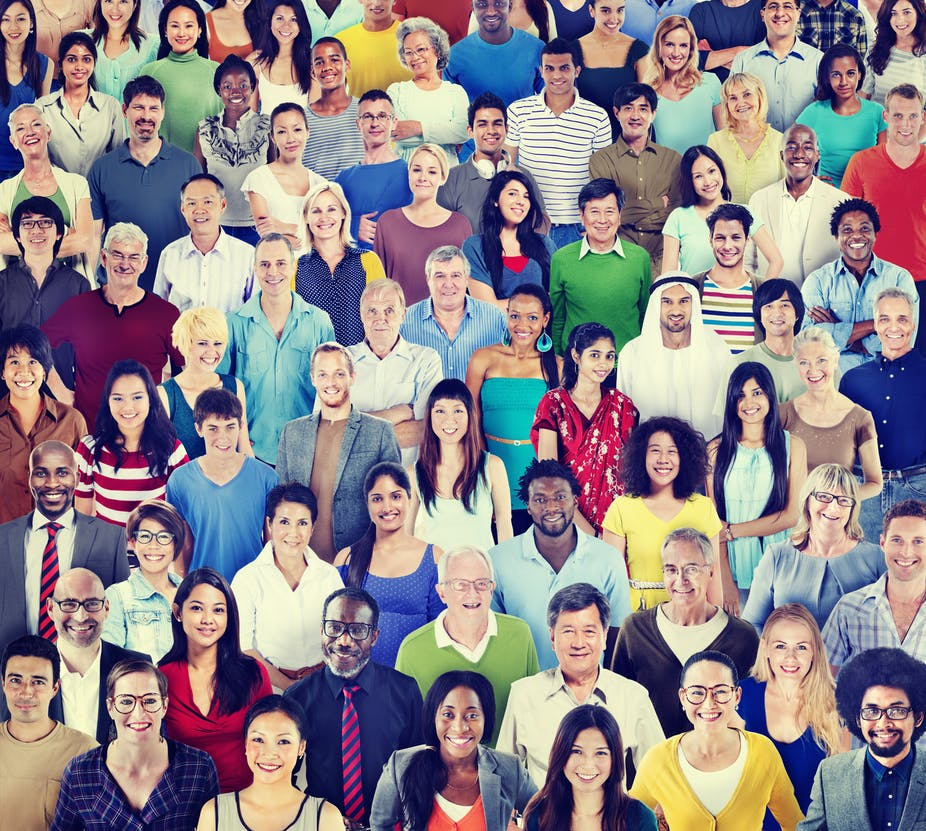
#> input picture humans.jpg, 926 x 831 px
$ python FaceHumans.py
#> lines starting #> are read from the running program, lines starting #| are printed output that depends on the picture; after the words box and inside, x2 and y2 are one past the last pixel; in counts of white or black regions, pixels touching at a corner belong together
import cv2

img = cv2.imread("humans.jpg")
#> img is the input picture: shape (831, 926, 3); mean B, G, R 137.1, 132.6, 143.1
gray = cv2.cvtColor(img, cv2.COLOR_BGR2GRAY)
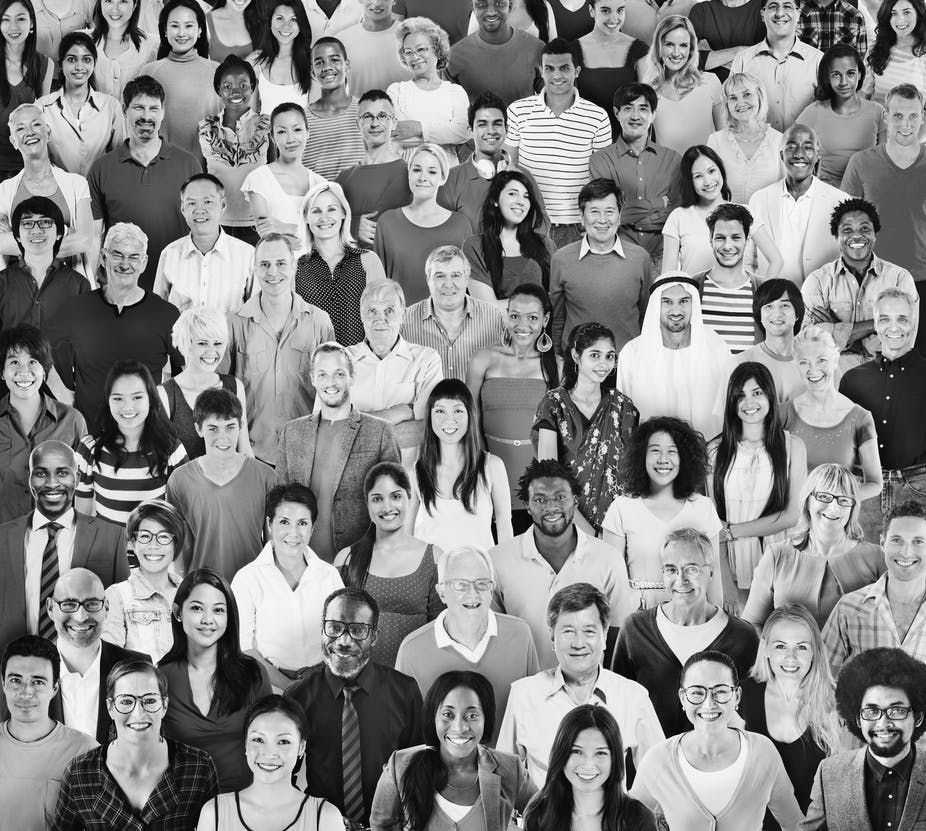
#> gray: shape (831, 926); min 1, max 255, mean 136.2

humanface_cascade = cv2.CascadeClassifier(cv2.data.haarcascades + 'haarcascade_frontalface_alt.xml')

human = humanface_cascade.detectMultiScale(gray, scaleFactor=1.07,minNeighbors=3)
#> human = 62 rows, first 6: [267, 6, 37, 37], [160, 9, 44, 44], [469, 107, 43, 43], [656, 29, 42, 42], [822, 57, 44, 44], [499, 180, 39, 39]


for (x , y , w , h) in human:
    img = cv2.rectangle(img,(x,y),(x+w,y+h),(149, 29, 171),2)
    cv2.putText(img," ", (x,y),cv2.FONT_HERSHEY_SIMPLEX, 1, 255)
#> this loop made 62 passes
#> (x, y, w, h) on passes 1 to 12: (267, 6, 37, 37), (160, 9, 44, 44), (469, 107, 43, 43), (656, 29, 42, 42), (822, 57, 44, 44), (499, 180, 39, 39), (176, 184, 48, 48), (580, 194, 44, 44), (425, 258, 47, 47), (651, 283, 50, 50), (884, 1, 34, 34), (56, 41, 46, 46)
#> pass 1, `img = cv2.rectangle(img,(x,y),(x+w,y+h),(149, 29, 171),2)`:
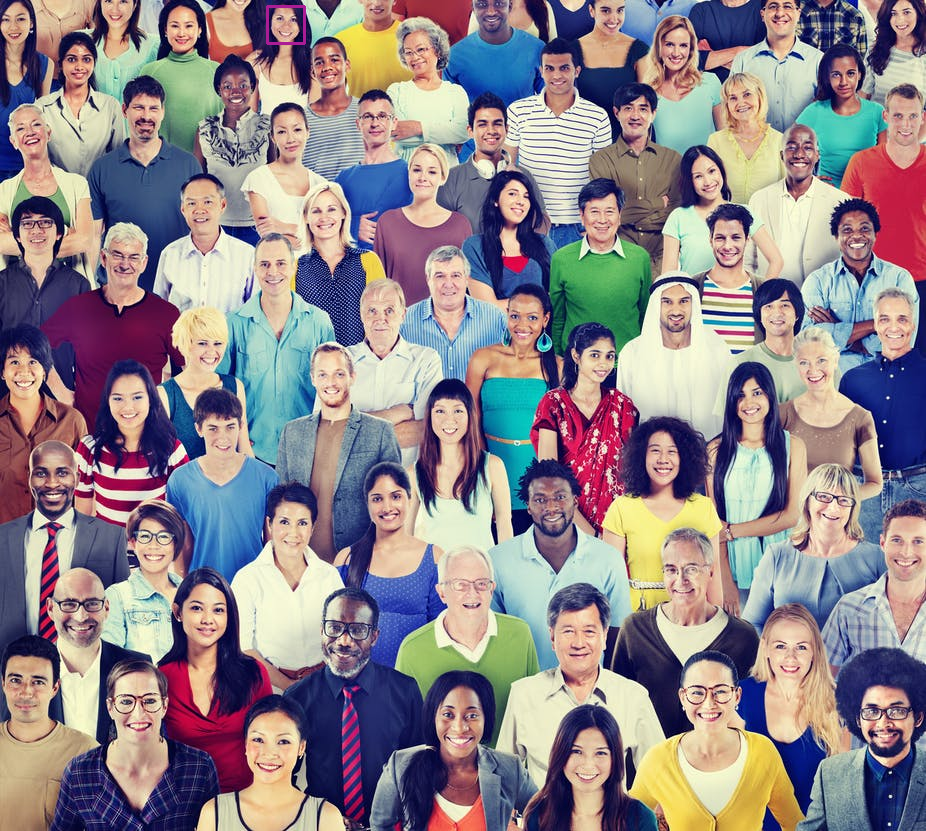
#> img: shape (831, 926, 3); 0.06% of pixels changed, all inside (x1, y1, x2, y2) = (266, 5, 306, 45)
#> pass 2, `img = cv2.rectangle(img,(x,y),(x+w,y+h),(149, 29, 171),2)`:
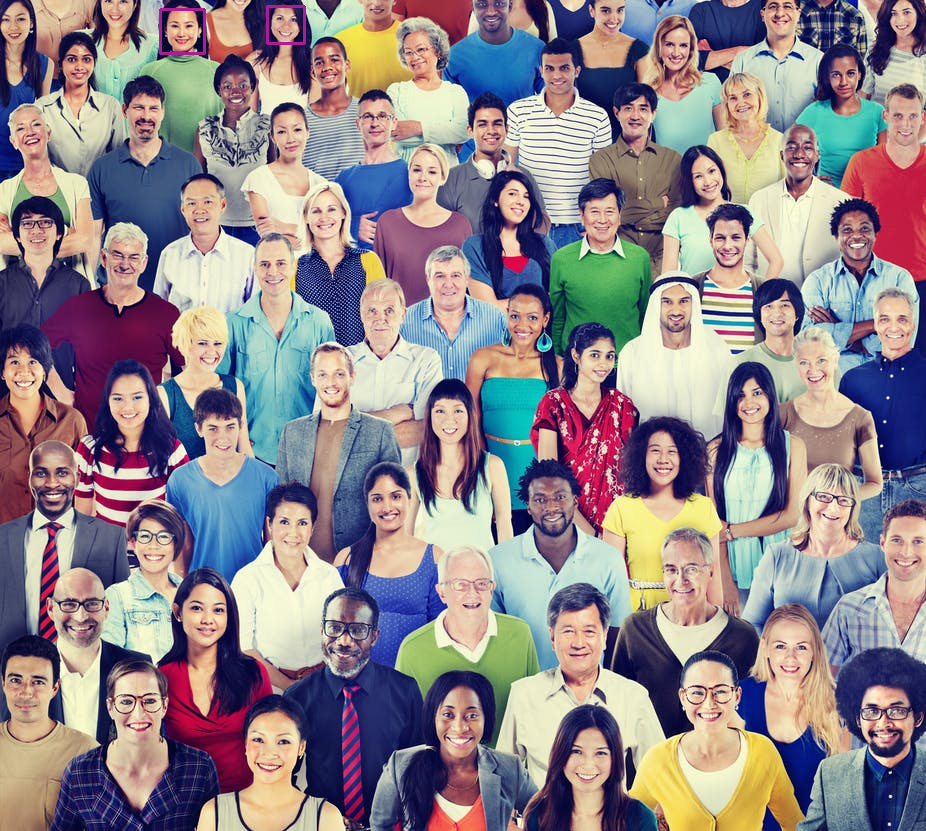
#> img: shape (831, 926, 3); 0.07% of pixels changed, all inside (x1, y1, x2, y2) = (159, 8, 206, 55)
#> pass 3, `img = cv2.rectangle(img,(x,y),(x+w,y+h),(149, 29, 171),2)`:
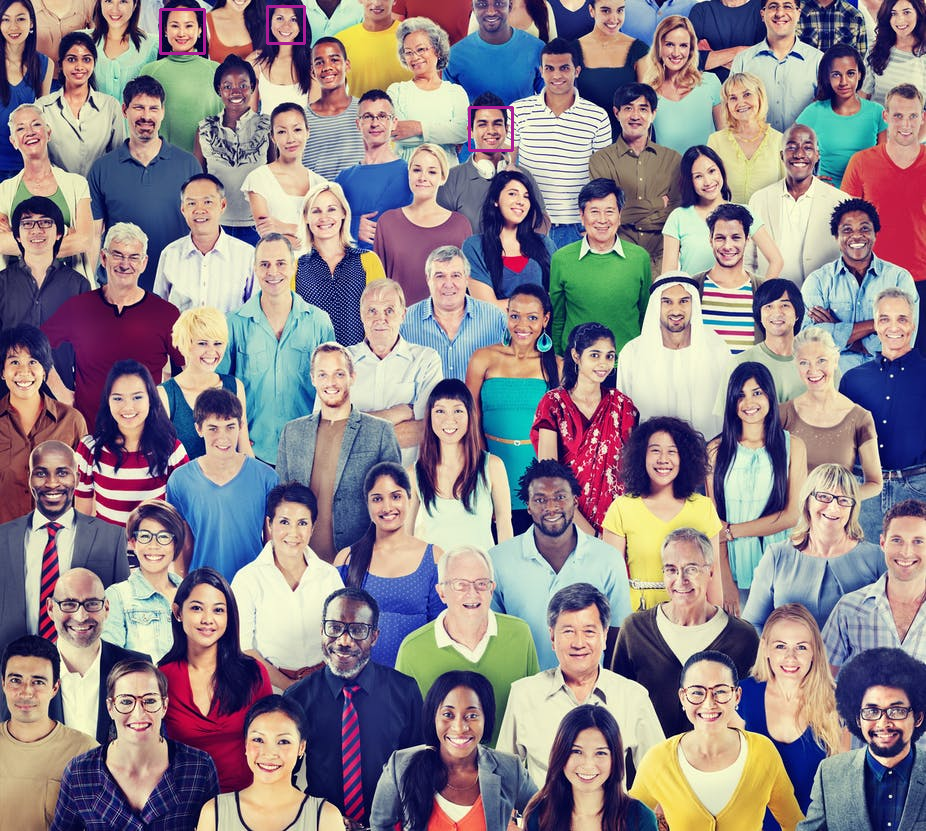
#> img: shape (831, 926, 3); 0.07% of pixels changed, all inside (x1, y1, x2, y2) = (468, 106, 514, 152)
#> after the loop:
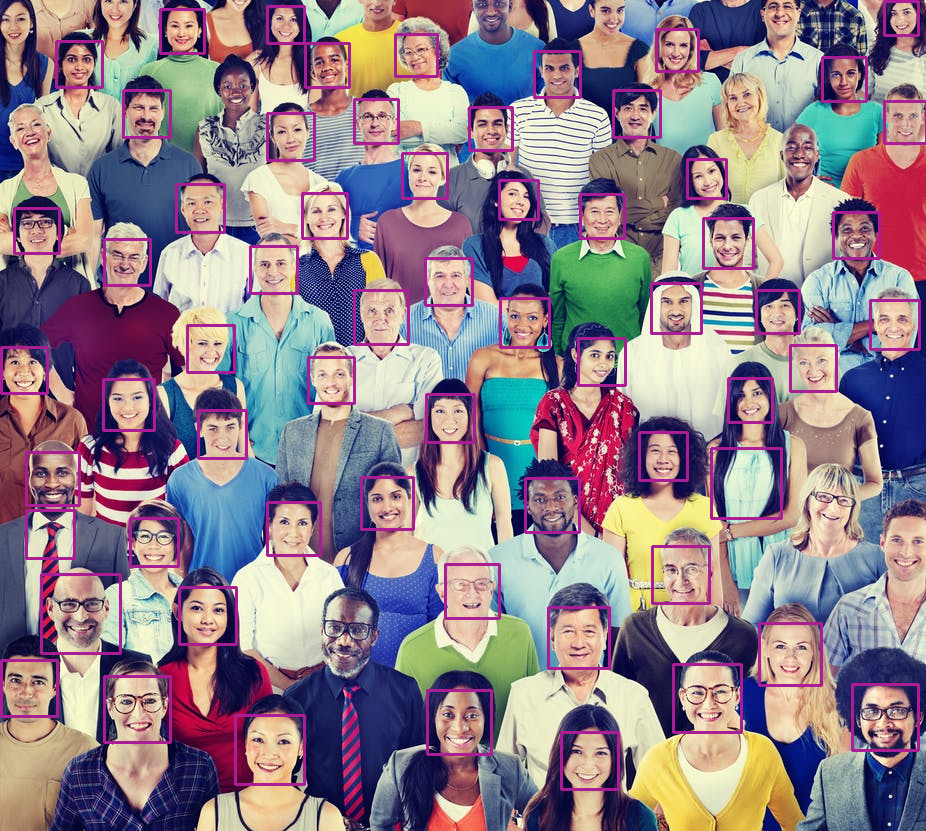
#> img: shape (831, 926, 3); 4.6% of pixels changed, all inside (x1, y1, x2, y2) = (0, 0, 926, 791)

cv2.imwrite("human.png", img)
